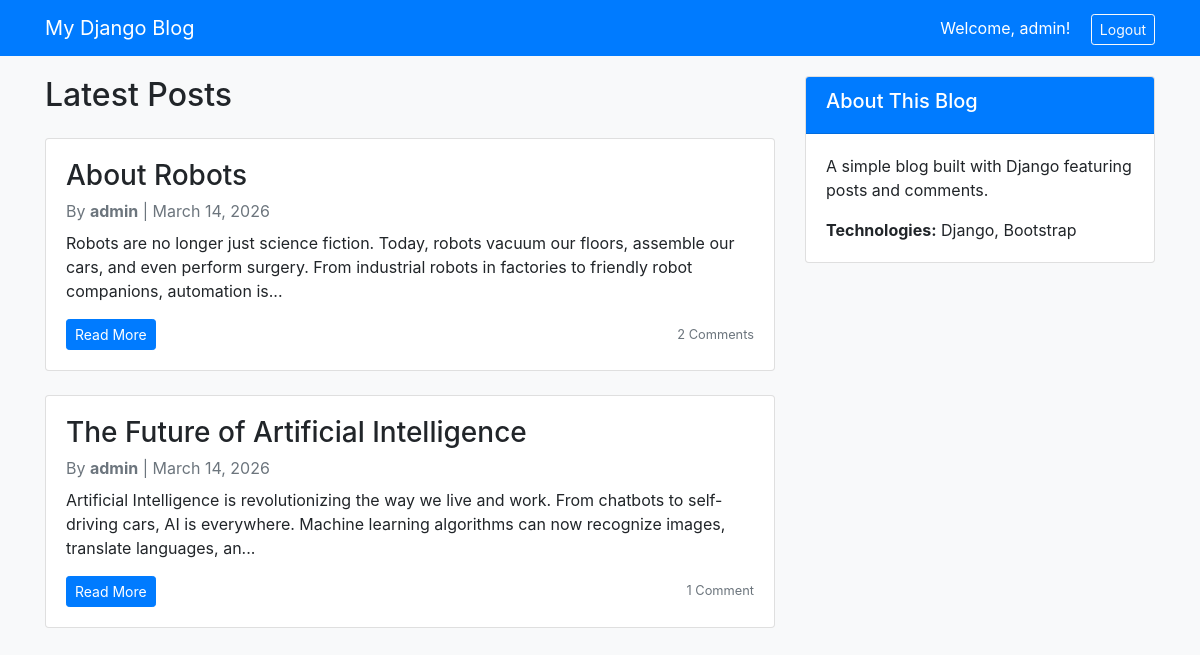
The app's page / (signed in) with its own data.
### blogapp/models.py (models this page shows, shortened)
class Post(models.Model):
    title = models.CharField(max_length=200, unique=True)
    slug = models.SlugField(max_length=200, unique=True)
    author = models.ForeignKey(User, on_delete=models.CASCADE, related_name='blog_posts')
    updated_on = models.DateTimeField(auto_now=True)
    content = models.TextField()
    created_on = models.DateTimeField(auto_now_add=True)
    status = models.IntegerField(choices=STATUS, default=0)
    class Meta:
        ordering = ['-created_on']

### blogapp/views.py (the view)
# urls.py: path('', views.PostList.as_view(), name='home'),
class PostList(generic.ListView):
    queryset = Post.objects.filter(status=1).order_by('-created_on')
    template_name = 'index.html'
    context_object_name = 'post_list'
    def get_queryset(self):
        logger.info("PostList: Fetching blog posts from database")
        logger.debug(f"Filtering posts with status=1, ordered by created_on")
        return super().get_queryset()

### templates/index.html
{% extends "base.html" %}
{% block content %}
<div class="row">
    <div class="col-md-8">
        <h2 class="mb-4">Latest Posts</h2>
        {% for post in post_list %}
        <div class="card mb-4">
            <div class="card-body">
                <h3 class="card-title">{{ post.title }}</h3>
                <p class="card-subtitle mb-2 text-muted">
                    By <strong>{{ post.author }}</strong> |
                    {{ post.created_on|date:"F j, Y" }}
                </p>
                <p class="card-text">{{ post.content|slice:":200" }}...</p>
                <div class="d-flex justify-content-between align-items-center">
                    <a href="{% url 'post_detail' post.slug %}" class="btn btn-sm btn-primary">
                        Read More
                    </a>
                    <small class="text-muted">
                        {{ post.comments.count }} Comment{{ post.comments.count|pluralize }}
                    </small>
                </div>
            </div>
        </div>
        {% empty %}
        <div class="alert alert-info">
            No posts available yet. Check back soon!
        </div>
        {% endfor %}
    </div>
    {% include 'sidebar.html' %}
</div>
{% endblock %}

### templates/base.html (shortened to what this page needs)
<!DOCTYPE html>
<html>
<head>
    <link rel="stylesheet" href="https://maxcdn.bootstrapcdn.com/bootstrap/4.0.0/css/bootstrap.min.css">
</head>
<body>
    <nav class="navbar navbar-expand-lg navbar-dark bg-primary">
        <div class="container">
            <a class="navbar-brand" href="{% url 'home' %}">My Django Blog</a>
            <div class="ml-auto">
                {% if user.is_authenticated %}
                    <span class="navbar-text text-white mr-3">Welcome, {{ user.username }}!</span>
                    <a href="/logout" class="btn btn-outline-light btn-sm">Logout</a>
                {% else %}
                    <a href="/login" class="btn btn-outline-light btn-sm mr-2">Login</a>
                    <a href="/register" class="btn btn-light btn-sm">Register</a>
                {% endif %}
            </div>
        </div>
    </nav>
    <div class="container">
        {% block content %}
        {% endblock %}
    </div>
</body>
</html>

### templates/base.html (style rules this page uses)
body { background-color: #f8f9fa; }
.navbar { margin-bottom: 20px; }

### records on screen
Post: title "About Robots", author "admin", created_on "March 14, 2026", content "Robots are no longer just science fiction. Today, robots vacuum our floors, assemble our cars, and even perform surgery. From industrial robots in factories to friendly robot companions, automation is", comments.count "2"
Post: title "The Future of Artificial Intelligence", author "admin", created_on "March 14, 2026", content "Artificial Intelligence is revolutionizing the way we live and work. From chatbots to self-driving cars, AI is everywhere. Machine learning algorithms can now recognize images, translate languages, an", comments.count "1"

### other values on screen
{{ user.username }} "admin"
